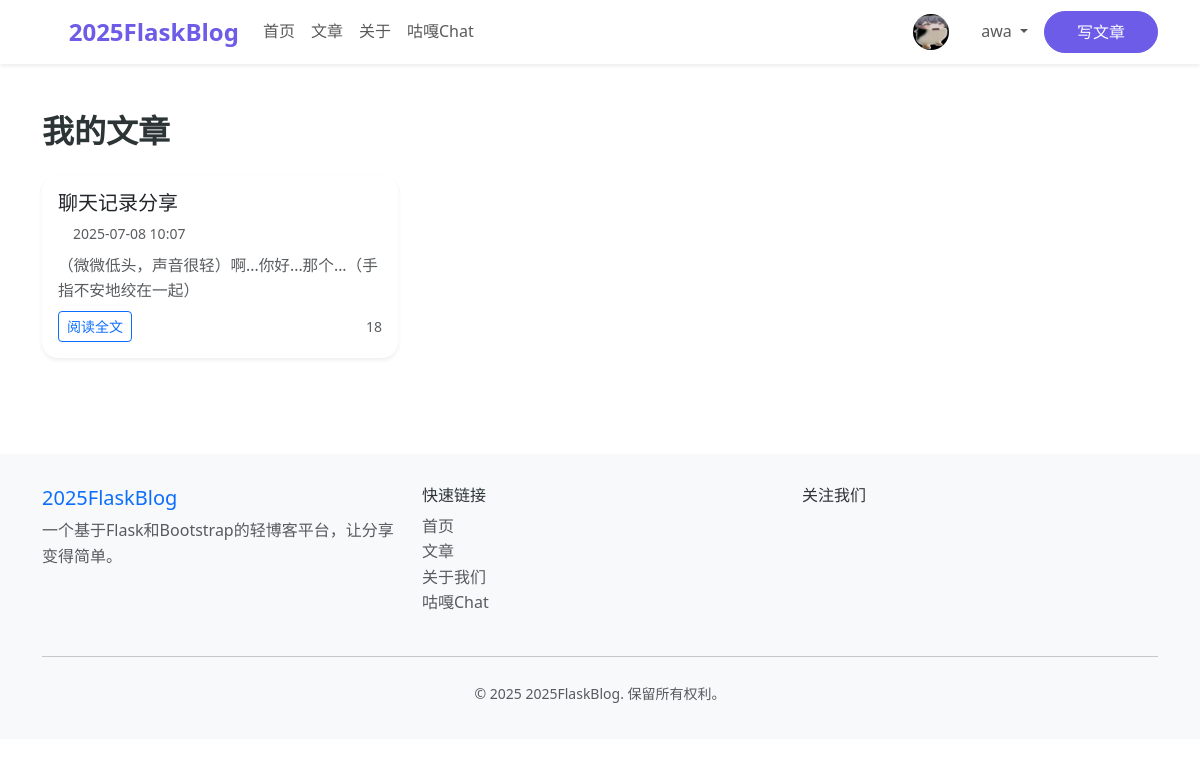
Before: /my_posts (signed in) with the older database file.
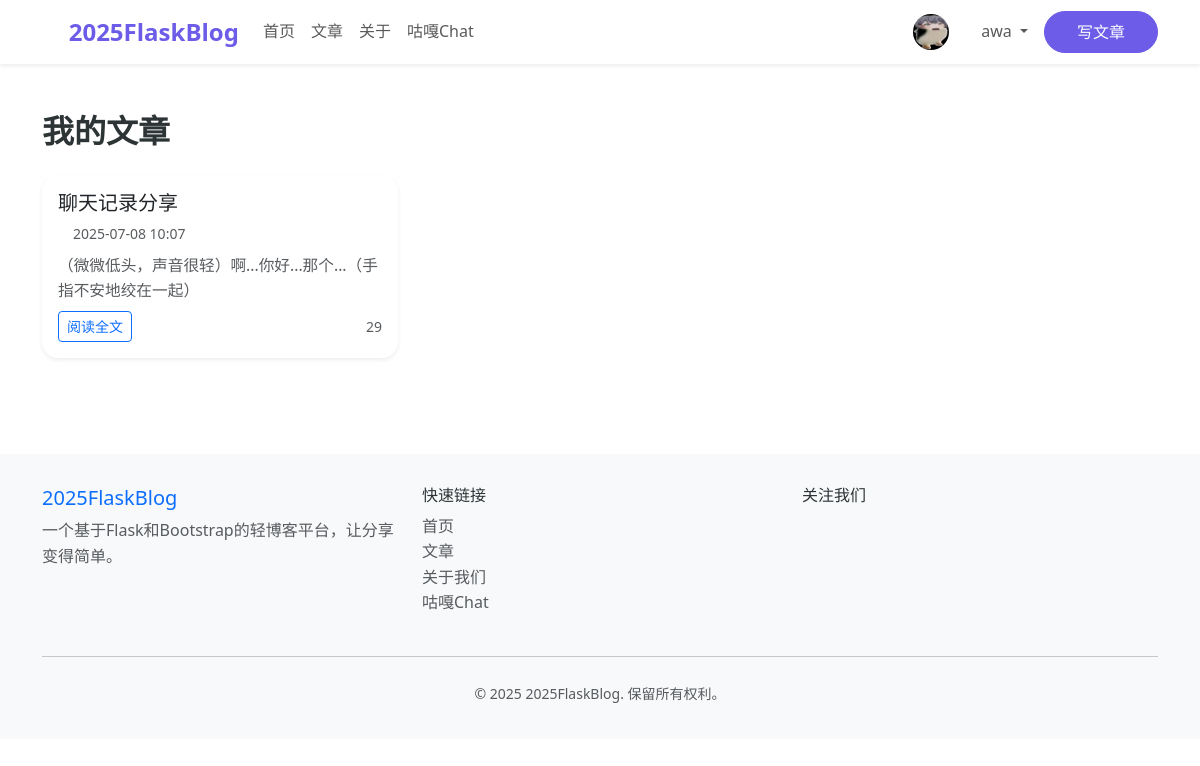
After: the same page with the newer database file.
### app/models.py (models this page shows, shortened)
class User(UserMixin, db.Model):
    __tablename__ = 'users'
    id = db.Column(db.Integer, primary_key=True)
    username = db.Column(db.String(80), unique=True, nullable=False, index=True)
    email = db.Column(db.String(120), unique=True, nullable=False, index=True)
    password_hash = db.Column(db.String(255), nullable=False)
    first_name = db.Column(db.String(50), nullable=True)
    last_name = db.Column(db.String(50), nullable=True)
    bio = db.Column(db.Text, nullable=True)
    avatar_url = db.Column(db.String(255), nullable=True)
    is_active = db.Column(db.Boolean, default=True)
    is_admin = db.Column(db.Boolean, default=False)
    created_at = db.Column(db.DateTime, default=lambda: datetime.now(timezone.utc))
    updated_at = db.Column(db.DateTime, default=lambda: datetime.now(timezone.utc), onupdate=lambda: datetime.now(timezone.utc))
    last_login = db.Column(db.DateTime, nullable=True)
    posts = db.relationship('Post', backref='author', lazy='dynamic', cascade='all, delete-orphan')
    comments = db.relationship('Comment', backref='author', lazy='dynamic', cascade='all, delete-orphan')
    likes = db.relationship('Like', backref='author', lazy='dynamic', cascade='all, delete-orphan')

class Post(db.Model):
    __tablename__ = 'posts'
    id = db.Column(db.Integer, primary_key=True)
    title = db.Column(db.String(120), nullable=False)
    content = db.Column(db.Text, nullable=False)
    summary = db.Column(db.String(255))
    created_at = db.Column(db.DateTime, default=lambda: datetime.now(timezone.utc))
    updated_at = db.Column(db.DateTime, default=lambda: datetime.now(timezone.utc), onupdate=lambda: datetime.now(timezone.utc))
    views = db.Column(db.Integer, default=0)
    author_id = db.Column(db.Integer, db.ForeignKey('users.id'), nullable=False)
    is_published = db.Column(db.Boolean, default=True)
    is_featured = db.Column(db.Boolean, default=False)
    is_deleted = db.Column(db.Boolean, default=False)
    is_chat_share = db.Column(db.Boolean, default=False)  # 是否为聊天记录分享
    conversation_id = db.Column(db.Integer, db.ForeignKey('conversations.id'), nullable=True)  # 关联的聊天会话
    comments = db.relationship('Comment', backref='post', lazy='dynamic', cascade='all, delete-orphan')
    likes = db.relationship('Like', backref='post', lazy='dynamic', cascade='all, delete-orphan')
    conversation = db.relationship('Conversation', backref='shared_posts')  # 关联的聊天会话

### app/routes.py (the view)
@main_bp.route('/my_posts')
@login_required
def my_posts():
    posts = Post.query.filter_by(
        author_id=current_user.id,
        is_deleted=False
    ).order_by(Post.created_at.desc()).all()
    return render_template('user/my_posts.html', posts=posts)

### app.py (called while the page is built)
@app.context_processor
def inject_user():
    return dict(current_user=current_user)

### app/__init__.py (called while the page is built)
def create_app(config_class=Config):
    app = Flask(__name__)
    app.config.from_object(config_class)
    db.init_app(app)
    login_manager.init_app(app)
    migrate.init_app(app, db)
    bcrypt.init_app(app)
    login_manager.login_view = 'main.login'
    login_manager.login_message = '请先登录才能访问此页面。'
    login_manager.login_message_category = 'info'
    @login_manager.user_loader
    def load_user(user_id):
        from app.models import User
        return User.query.get(int(user_id))
    from app.routes import main_bp
    from app.guga_chat import guga_chat_bp
    app.register_blueprint(main_bp)
    app.register_blueprint(guga_chat_bp)
    @app.template_filter('nl2br')
    def nl2br_filter(text):
        """将换行符转换为HTML的<br>标签"""
        if text is None:
            return ''
        return text.replace('\n', '<br>')
    return app

### app/templates/user/my_posts.html (shortened to what this page needs)
{% extends 'base.html' %}
{% block content %}
<div class="container py-5">
    <h2 class="fw-bold mb-4">我的文章</h2>
    <div class="row g-4">
        {% if posts %}
            {% for post in posts %}
            <div class="col-md-6 col-lg-4">
                <div class="card h-100 shadow-sm border-0 rounded-4">
                    <div class="card-body d-flex flex-column">
                        <div class="d-flex justify-content-between align-items-start mb-2">
                            <h5 class="card-title mb-0">
                                <a href="{{ url_for('main.post_detail', post_id=post.id) }}" class="text-decoration-none text-dark">
                                    {{ post.title }}
                                </a>
                            </h5>
                        </div>
                        <div class="mb-2 text-muted small">
                            <i class="fas fa-clock me-1"></i>{{ post.created_at.strftime('%Y-%m-%d %H:%M') }}
                        </div>
                        <div class="card-text text-muted flex-grow-1 article-preview" style="font-size: 0.98em; max-height: 4.5em; overflow: hidden; text-overflow: ellipsis; display: -webkit-box; -webkit-line-clamp: 3; -webkit-box-orient: vertical;">
                            {{ post.summary or post.content|striptags|truncate(60, True, '...')|replace('#','')|replace('*','')|replace('_','')|replace('`','')|replace('$','') }}
                        </div>
                        <div class="mt-2 d-flex justify-content-between align-items-center">
                            <div>
                                <a href="{{ url_for('main.post_detail', post_id=post.id) }}" class="btn btn-sm btn-outline-primary">阅读全文</a>
                            </div>
                            <div class="text-muted small">
                                <i class="fas fa-eye me-1"></i>{{ post.views or 0 }}
                            </div>
                        </div>
                    </div>
                </div>
            </div>
            {% endfor %}
        {% else %}
            <div class="col-12">
                <div class="alert alert-info text-center mb-0">
                    暂无文章。
                </div>
            </div>
        {% endif %}
    </div>
</div>
{% endblock %}

### app/templates/base.html (shortened to what this page needs)
<!DOCTYPE html>
<html lang="zh-CN">
<head>
    <link href="{{ url_for('static', filename='css/bootstrap.min.css') }}" rel="stylesheet">
    <link rel="stylesheet" href="{{ url_for('static', filename='css/all.min.css') }}">
</head>
<body>
    <nav class="navbar navbar-expand-lg navbar-light bg-white shadow-sm sticky-top">
        <div class="container">
            <a class="navbar-brand" href="{{ url_for('main.index') }}">
                <i class="fas fa-blog me-2"></i>2025FlaskBlog
            </a>
            <div class="collapse navbar-collapse" id="navbarNav">
                <ul class="navbar-nav me-auto">
                    <li class="nav-item">
                        <a class="nav-link" href="{{ url_for('main.index') }}">首页</a>
                    </li>
                    <li class="nav-item">
                        <a class="nav-link" href="{{ url_for('main.post_list') }}">文章</a>
                    </li>
                    <li class="nav-item">
                        <a class="nav-link" href="{{ url_for('main.about') }}">关于</a>
                    </li>
                    <li class="nav-item">
                        <a class="nav-link" href="{{ url_for('main.guga') }}">咕嘎Chat</a>
                </ul>
                <ul class="navbar-nav">
                    {% if current_user.is_authenticated %}
                        <li class="nav-item d-flex align-items-center">
                            <a href="{{ url_for('main.user_profile', user_id=current_user.id) }}" class="nav-link p-0 me-2">
                                <img src="{{ current_user.avatar_url or url_for('static', filename='img/default_avatar.png') }}" alt="头像" class="rounded-circle" width="36" height="36" style="object-fit:cover;">
                            </a>
                        </li>
                        <li class="nav-item dropdown">
                            <a class="nav-link dropdown-toggle" href="#" id="navbarDropdown" role="button" data-bs-toggle="dropdown">
                                <i class="fas fa-user me-1"></i>{{ current_user.username }}
                            </a>
                        </li>
                        <li class="nav-item">
                            <a class="btn btn-primary ms-2" href="{{ url_for('main.create_post') }}">写文章</a>
                        </li>
                    {% endif %}
                </ul>
            </div>
        </div>
    </nav>
    <main>
        {% block content %}{% endblock %}
    </main>
    <footer class="footer">
        <div class="container">
            <div class="row">
                <div class="col-md-4">
                    <h5 class="text-primary">2025FlaskBlog</h5>
                    <p class="text-muted">一个基于Flask和Bootstrap的轻博客平台，让分享变得简单。</p>
                </div>
                <div class="col-md-4">
                    <h6>快速链接</h6>
                    <ul class="list-unstyled">
                        <li><a href="{{ url_for('main.index') }}" class="text-muted text-decoration-none">首页</a></li>
                        <li><a href="{{ url_for('main.post_list') }}" class="text-muted text-decoration-none">文章</a></li>
                        <li><a href="{{ url_for('main.about') }}" class="text-muted text-decoration-none">关于我们</a></li>
                        <li><a href="{{ url_for('main.guga') }}" class="text-muted text-decoration-none">咕嘎Chat</a></li>
                    </ul>
                </div>
                <div class="col-md-4">
                    <h6>关注我们</h6>
                    <div class="d-flex gap-3">
                        <a href="#" class="text-muted"><i class="fab fa-github fa-lg"></i></a>
                        <a href="#" class="text-muted"><i class="fab fa-twitter fa-lg"></i></a>
                        <a href="#" class="text-muted"><i class="fab fa-linkedin fa-lg"></i></a>
                    </div>
                </div>
            </div>
            <hr class="my-4">
            <div class="text-center text-muted">
                <small>&copy; 2025 2025FlaskBlog. 保留所有权利。</small>
            </div>
        </div>
    </footer>
</body>
</html>

Changed rows visible on the page:
changed Post "聊天记录分享": views "18" → "29"
